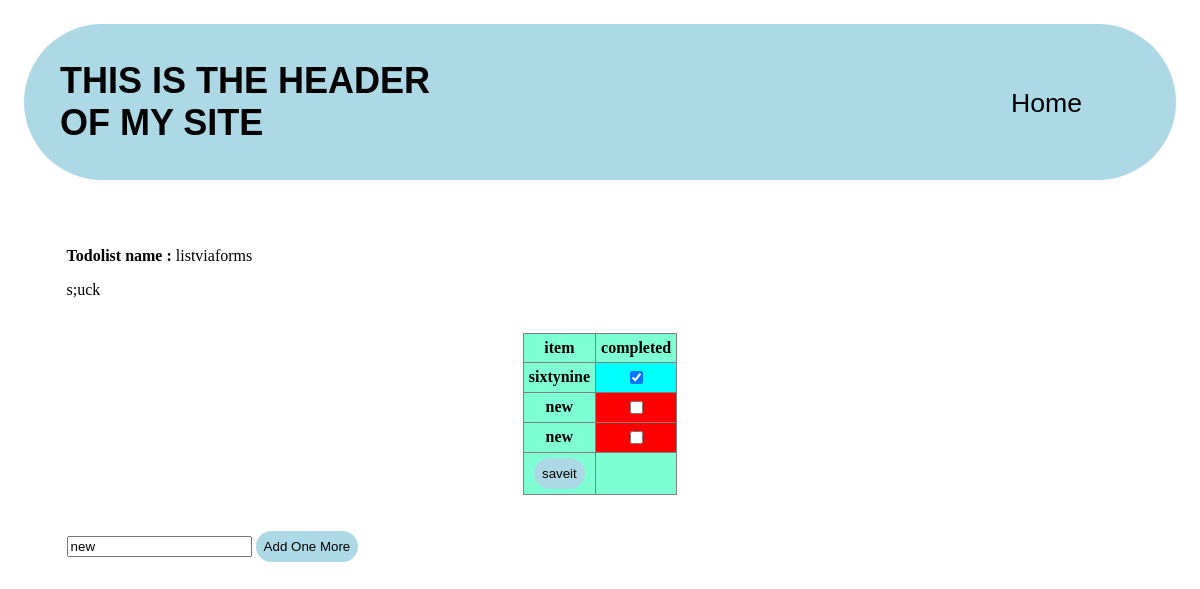
The page /main/43 on the database as committed earlier.
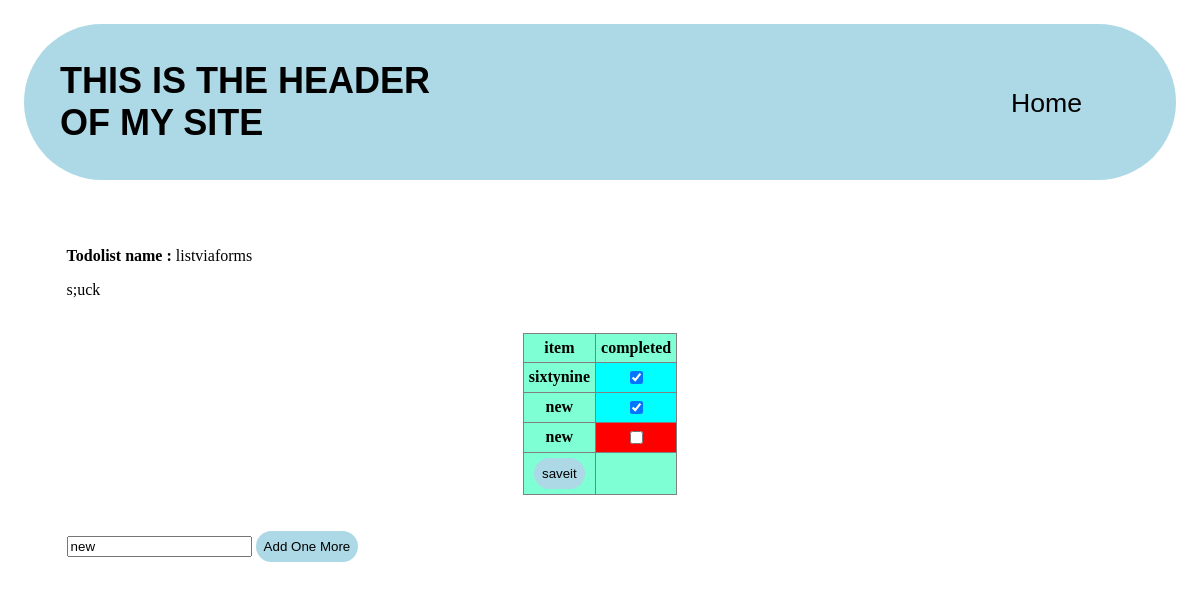
The same page on the database as committed later.
### main/models.py (models this page shows, shortened)
class ToDolist(models.Model):
    name = models.CharField(max_length=199)

class Item(models.Model):
    todolist = models.ForeignKey(ToDolist, on_delete=models.CASCADE)
    text = models.CharField(max_length=300)
    complete = models.BooleanField()

### main/views.py (the view, shortened to what this page needs)
# urls.py: path("<int:id>", views.list, name="todolistid"),
def list(responce, id):
    ls = models.ToDolist.objects.get(id=id)
    return render(responce, "main/list.html", {"ls": ls})

### main/templates/main/list.html (shortened to what this page needs)
{% extends "main/base.html" %}
{% block content %}
  <p><b>Todolist name : </b>{{ls.name}}</p>
  <p>s;uck</p>
  <br>
  <form method = 'post' action = '#'>
    <table border = '1' style="border-radius:2px; background-color: aquamarine">
      <tr>
        <th>item</th>
        <th>completed</th>
      </tr>
      {% for item in ls.item_set.all %}
        <tr>
          <th>{{item.text}}</th>
          <th style="{%if item.complete %}background-color:aqua{% else %}background-color:red{% endif %}">
            {% if item.complete %}
            <input type="checkbox" name="c{{item.id}}" value="clicked" checked></input>
            {% else%}
            <input type="checkbox" name="c{{item.id}}" value="clicked"></input>
            {% endif %}
          </th>
        </tr>
      {% endfor %}
      <tr>
        <td>
          <button type="submit", name = "save" value = "save">saveit</button>
        </td>
      </tr>
    </table>
    <br>
    <br>
    <input type="text" name="new" value="new">
    <button type="submit", name = "NewItem" value = "NewItem">Add One More</button>
  </form>
{% endblock %}

### main/templates/main/base.html (shortened to what this page needs)
<div>
  <head>
  </head>
  <body style="margin:0%;>
    <div class = "header">
      <div class = "nav">
          <h1 style="margin:0px; margin-right: 50%">THIS IS THE HEADER OF MY SITE</h1>
          <button onclick="location.href='/main/'" style = "scale:200%;padding:1%;border-radius:37%; margin-right:6%;"; ">Home</button>
      </div>
    </div>
    <div class='content' name = 'content'>
      {% block content %}{% endblock %}
    </div>
  </body>
</html>

### main/templates/main/base.html (style rules this page uses)
table { margin-left:auto; margin-right:auto; background-color:aqua; border-radius:22px; border-collapse:collapse; }
th,td { text-align:center; border-radius:14; padding:5px; }
button { text-position:center; border-radius:25px; padding:8px; background-color:lightblue; border:0px; cursor:pointer; }
.content { margin:5.55%; background-color:white; }
.nav { font-family:arial; font-size:large; background-color:lightblue; border-radius:100px; padding:3%; margin: 2%; margin-bottom:0px; display:flex; justify-content:space-between; align-items:center; }

Rows that differ between the two databases and show on the page:
changed Item (number 2 of 3 on the later page): complete False → True (drawn); id "☐" → "☑"
